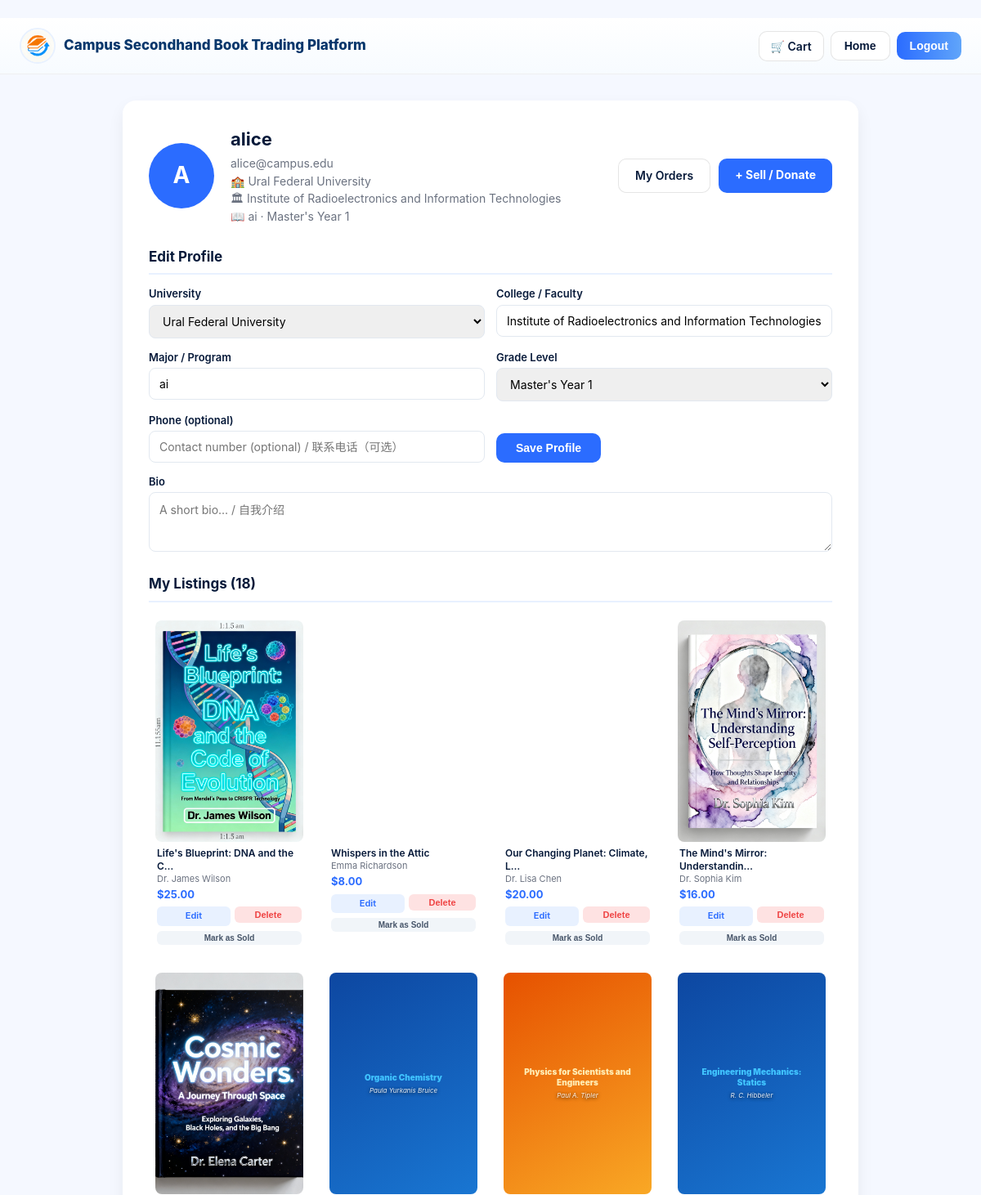
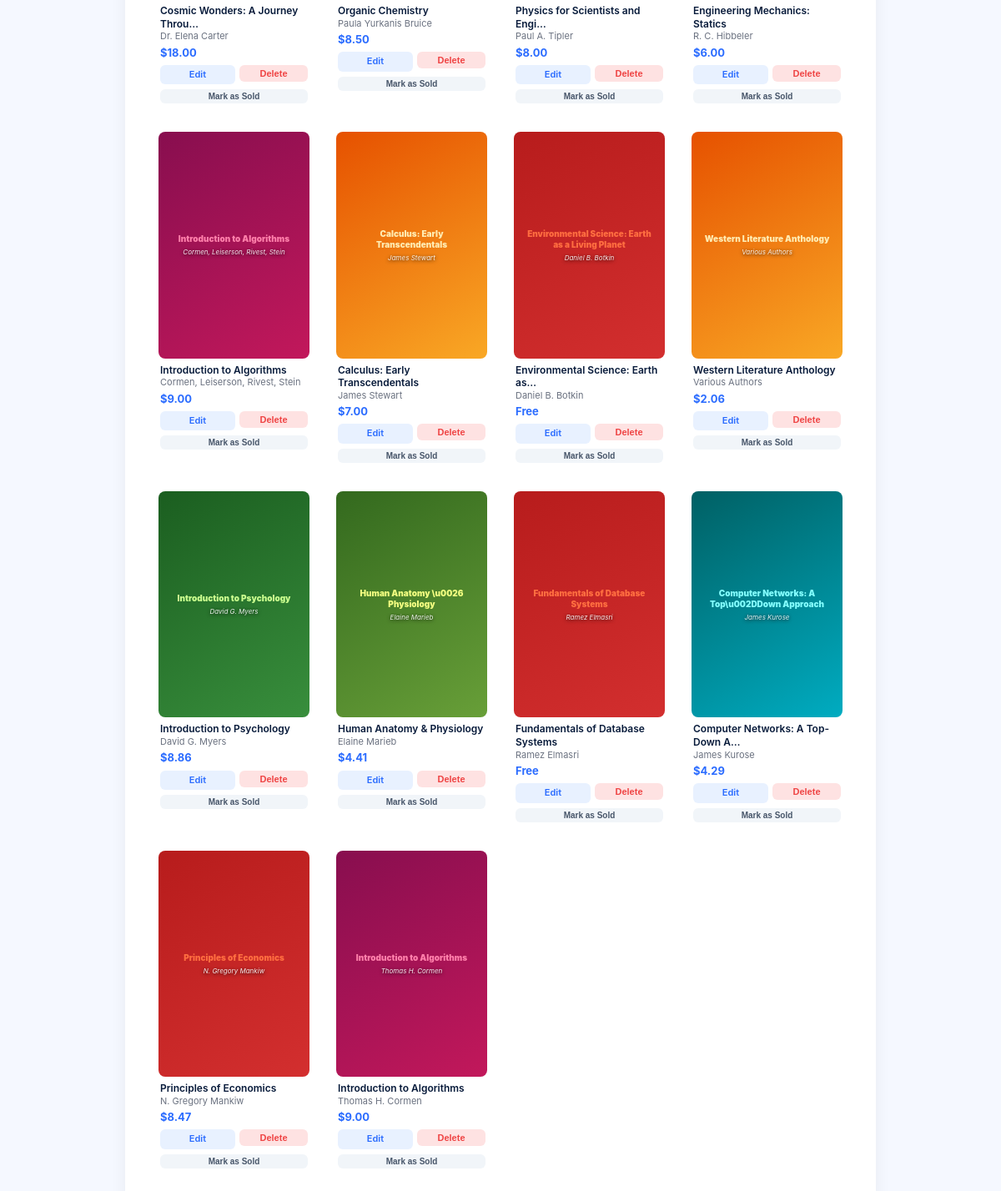
Screenshot of /profile/ (signed in) with the database file from the repository (2 pictures, top to bottom).
### users/models.py (models this page shows, shortened)
class UserProfile(models.Model):
    GRADE_CHOICES = [
        ('elem', 'Elementary School'),
        ('middle', 'Middle School'),
        ('hs', 'High School'),
        ('1', 'Freshman (Year 1)'),
        ('2', 'Sophomore (Year 2)'),
        ('3', 'Junior (Year 3)'),
        ('4', 'Senior (Year 4)'),
        ('ms1', "Master's Year 1"),
        ('ms2', "Master's Year 2"),
        ('ms3', "Master's Year 3"),
        ('phd1', 'PhD Year 1'),
        ('phd2', 'PhD Year 2'),
        ('phd3', 'PhD Year 3'),
        ('phd4', 'PhD Year 4'),
        ('phd5', 'PhD Year 5+'),
    ]
    user = models.OneToOneField(User, on_delete=models.CASCADE, related_name='profile')
    university = models.ForeignKey(
        University, on_delete=models.SET_NULL, null=True, blank=True,
        verbose_name='University / 学校'
    )
    college = models.CharField(max_length=200, blank=True, verbose_name='College / Faculty / 学院')
    major = models.CharField(max_length=200, blank=True, verbose_name='Major / 专业')
    grade = models.CharField(
        max_length=10, choices=GRADE_CHOICES, blank=True,
        verbose_name='Grade / 年级'
    )
    bio = models.TextField(blank=True, verbose_name='Bio / 自我介绍')
    phone = models.CharField(max_length=20, blank=True, verbose_name='Phone / 电话')
    class Meta:
        verbose_name = 'User Profile / 用户资料'
        verbose_name_plural = 'User Profiles / 用户资料列表'
    @property
    def grade_label(self):
        return dict(self.GRADE_CHOICES).get(self.grade, '')

### books/models.py (models this page shows, shortened)
class University(models.Model):
    name = models.CharField(max_length=200, verbose_name='University Name')
    country = models.CharField(max_length=100, default='China', verbose_name='Country')
    abbreviation = models.CharField(max_length=20, blank=True, verbose_name='Abbreviation')
    description = models.TextField(blank=True, verbose_name='Description')
    is_featured = models.BooleanField(default=False, verbose_name='Featured (appears first)')
    class Meta:
        ordering = ['-is_featured', 'name']
        verbose_name = 'University'
        verbose_name_plural = 'Universities'
    def __str__(self):
        return self.name

class Book(models.Model):
    CONDITION_CHOICES = [
        ('like_new', 'Like New (98%)'),
        ('good', 'Good (85%)'),
        ('used', 'Used (70%)'),
    ]
    CATEGORY_CHOICES = [
        ('arts', 'Arts & Humanities'),
        ('business', 'Business & Management'),
        ('cs', 'Computer Science & IT'),
        ('math', 'Mathematics & Statistics'),
        ('engineering', 'Engineering'),
        ('education', 'Education'),
        ('social', 'Social Sciences'),
        ('natural', 'Natural Sciences'),
        ('health', 'Health & Medicine'),
        ('other', 'Other'),
    ]
    GRADE_CHOICES = [
        ('elem', 'Elementary School'),
        ('middle', 'Middle School'),
        ('hs', 'High School'),
        ('1', 'Freshman (Year 1)'),
        ('2', 'Sophomore (Year 2)'),
        ('3', 'Junior (Year 3)'),
        ('4', 'Senior (Year 4)'),
        ('ms1', "Master's Year 1"),
        ('ms2', "Master's Year 2"),
        ('ms3', "Master's Year 3"),
        ('phd1', 'PhD Year 1'),
        ('phd2', 'PhD Year 2'),
        ('phd3', 'PhD Year 3'),
        ('phd4', 'PhD Year 4'),
        ('phd5', 'PhD Year 5+'),
    ]
    title = models.CharField(max_length=300, verbose_name='Book Title / 书名')
    author = models.CharField(max_length=200, verbose_name='Author / 作者')
    price = models.DecimalField(
        max_digits=8, decimal_places=2, null=True, blank=True,
        verbose_name='Price / 价格'
    )
    description = models.TextField(blank=True, verbose_name='Description / 描述')
    cover = models.ImageField(
        upload_to='covers/', blank=True, null=True,
        verbose_name='Cover Image / 封面图'
    )
    university = models.ForeignKey(
        University, on_delete=models.SET_NULL, null=True, blank=True,
        related_name='books', verbose_name='University / 学校'
    )
    college = models.CharField(max_length=200, blank=True, verbose_name='College / Faculty / 学院')
    program = models.CharField(max_length=200, blank=True, verbose_name='Major / Program / 专业')
    grade = models.CharField(
        max_length=10, choices=GRADE_CHOICES, blank=True,
        verbose_name='Grade Level / 年级'
    )
    course = models.CharField(max_length=200, blank=True, verbose_name='Course / 课程')
    category = models.CharField(
        max_length=20, choices=CATEGORY_CHOICES, blank=True,
        verbose_name='Category / 分类'
    )
    condition = models.CharField(
        max_length=10, choices=CONDITION_CHOICES, default='good',
        verbose_name='Condition / 成色'
    )
    year_published = models.IntegerField(
        null=True, blank=True, verbose_name='Year Published / 出版年份'
    )
    seller = models.ForeignKey(
        User, on_delete=models.CASCADE, related_name='books',
        verbose_name='Seller / 卖家'
    )
    created_at = models.DateTimeField(auto_now_add=True, verbose_name='Listed At / 上架时间')
    is_sold = models.BooleanField(default=False, verbose_name='Is Sold / 已售')
    class Meta:
        ordering = ['-created_at']
        verbose_name = 'Book / 书籍'
        verbose_name_plural = 'Books / 书籍列表'

### users/views.py (the view)
# urls.py: path('profile/', views.profile_view, name='profile'),
@login_required
def profile_view(request):
    profile = request.user.profile
    form = ProfileForm(request.POST or None, instance=profile)
    if request.method == 'POST' and form.is_valid():
        form.save()
        messages.success(request, 'Profile updated successfully.')
        return redirect('users:profile')
    my_books = Book.objects.filter(seller=request.user).order_by('-created_at')
    return render(request, 'profile.html', {
        'profile': profile,
        'form': form,
        'my_books': my_books,
    })

### templates/profile.html (shortened to what this page needs)
﻿{% load static %}
<!DOCTYPE html>
<html lang="en">
<head>
  <link rel="stylesheet" href="{% static 'css/base.css' %}">
</head>
<body>
<header class="header">
  <div class="header-left">
    <a href="{% url 'books:home' %}" style="text-decoration:none;display:flex;align-items:center;gap:10px;">
      <img src="{% static 'img/logo.png' %}" class="logo" alt="Logo">
      <span class="site-title">Campus Secondhand Book Trading Platform</span>
    </a>
  </div>
  <div class="header-right">
    <a href="{% url 'books:cart' %}" class="cart-btn">🛒 Cart</a>
    <button class="btn-outline" onclick="location.href='{% url 'books:home' %}'">Home</button>
    <form method="post" action="{% url 'users:logout' %}" style="display:inline;">
      <button type="submit" class="btn-solid">Logout</button>
    </form>
  </div>
</header>
<div class="profile-page">
  <div class="profile-header">
    <div class="avatar">{{ user.username|first|upper }}</div>
    <div class="profile-info">
      <h2>{{ user.get_full_name|default:user.username }}</h2>
      <p>{{ user.email }}</p>
      {% if profile.university %}<p>🏫 {{ profile.university.name }}</p>{% endif %}
      {% if profile.college %}<p>🏛 {{ profile.college }}</p>{% endif %}
      {% if profile.major %}<p>📖 {{ profile.major }}{% if profile.grade %} · {{ profile.grade_label }}{% endif %}</p>{% endif %}
    </div>
    <div style="display:flex;gap:10px;margin-left:auto;">
      <a href="{% url 'books:orders' %}" class="btn-outline"
         style="padding:10px 20px;text-decoration:none;border-radius:10px;font-size:14px;">
        My Orders
      </a>
      <a href="{% url 'books:create' %}" class="btn-primary"
         style="padding:10px 20px;text-decoration:none;border-radius:10px;font-size:14px;">
        + Sell / Donate
      </a>
    </div>
  </div>
  <div class="section-title">Edit Profile</div>
  <form method="post" action="{% url 'users:profile' %}">
    <div class="profile-form-grid">
      <div><label>University</label>{{ form.university }}</div>
      <div><label>College / Faculty</label>{{ form.college }}</div>
      <div><label>Major / Program</label>{{ form.major }}</div>
      <div><label>Grade Level</label>{{ form.grade }}</div>
      <div><label>Phone (optional)</label>{{ form.phone }}</div>
      <div style="display:flex;align-items:flex-end;">
        <button type="submit" class="btn-primary" style="padding:10px 24px;font-size:14px;">Save Profile</button>
      </div>
      <div class="form-full"><label>Bio</label>{{ form.bio }}</div>
    </div>
  </form>
  <div class="section-title">My Listings ({{ my_books.count }})</div>
  {% if my_books %}
  <div class="my-books-grid">
    {% for book in my_books %}
    <div class="card" onclick="location.href='{% url 'books:detail' book.pk %}'"
         style="cursor:pointer;position:relative;padding:8px;">
      {% if book.cover %}
      <div style="width:100%;aspect-ratio:2/3;border-radius:8px;background:url('{{ book.cover.url }}') center/cover;"></div>
      {% else %}
      <div class="auto-cover"
           data-title="{{ book.title|escapejs }}"
           data-author="{{ book.author|escapejs }}"
           style="width:100%;aspect-ratio:2/3;border-radius:8px;display:flex;flex-direction:column;align-items:center;justify-content:center;padding:8px;text-align:center;gap:4px;"></div>
      {% endif %}
      <div style="padding:6px 2px 2px;">
        <div style="font-size:12px;font-weight:600;color:#071a3a;line-height:1.3;">{{ book.title|truncatechars:32 }}</div>
        <div style="font-size:11px;color:#6b7280;">{{ book.author }}</div>
        <div style="font-weight:700;color:#2b6cff;font-size:13px;margin-top:2px;">
          {% if book.price %}${{ book.price }}{% else %}Free{% endif %}
        </div>
      </div>
      <div style="display:flex;gap:5px;padding:4px 2px;">
        <a href="{% url 'books:edit' book.pk %}" onclick="event.stopPropagation();"
           style="flex:1;text-align:center;font-size:11px;padding:4px;background:#e8f1ff;color:#2b6cff;border-radius:6px;text-decoration:none;font-weight:600;">Edit</a>
        <form method="post" action="{% url 'books:delete' book.pk %}"
              onsubmit="event.stopPropagation();return confirm('Delete this listing?');" style="flex:1;">
          <button type="submit"
                  style="width:100%;font-size:11px;padding:4px;background:#fee2e2;color:#ef4444;border:none;border-radius:6px;cursor:pointer;font-weight:600;">Delete</button>
        </form>
      </div>
      <form method="post" action="{% url 'books:mark_sold' book.pk %}"
            onsubmit="event.stopPropagation();" style="padding:2px;">
        <button type="submit"
                style="width:100%;font-size:10px;padding:3px;border:none;border-radius:6px;cursor:pointer;font-weight:600;
                       {% if book.is_sold %}background:#d1fae5;color:#065f46;{% else %}background:#f1f5f9;color:#475569;{% endif %}">
          {% if book.is_sold %}✓ Sold — click to relist{% else %}Mark as Sold{% endif %}
        </button>
      </form>
    </div>
    {% endfor %}
  </div>
  {% endif %}
</div>
</body>
</html>

### static/css/base.css (style rules this page uses)
:root { --bg: #f5f8ff; --card: #ffffff; --muted: #6b7280; --accent: #2b6cff; --accent-2: #60a5fa; --btn: #ffd44d; --btn-text: #1f3a93; --radius: 12px; --shadow: 0 8px 20px rgba(2, 6, 23, 0.06); font-family: Inter, "Helvetica Neue", Arial, sans-serif; }
* { box-sizing: border-box; margin: 0; padding: 0; }
html, body { height: 100%; }
body { background: var(--bg); color: #0f172a; font-size: 16px; line-height: 1.4; }
.header, .site-header { display: flex; align-items: center; justify-content: space-between; padding: 12px 24px; background: linear-gradient(180deg, #fff, #f7fbff); border-bottom: 1px solid rgba(0, 0, 0, 0.06); position: sticky; top: 0; z-index: 50; gap: 12px; }
.header-left { display: flex; align-items: center; gap: 12px; }
.header-right { display: flex; align-items: center; gap: 8px; }
.logo { width: 44px; height: 44px; object-fit: cover; border-radius: 50%; border: 2px solid #e8f1ff; flex-shrink: 0; }
.site-title { font-size: 17px; font-weight: 800; color: #07366b; white-space: nowrap; }
.btn-primary { background: var(--accent); color: white; padding: 9px 16px; border-radius: 10px; border: none; cursor: pointer; font-weight: 700; font-size: 14px; text-decoration: none; display: inline-block; }
.btn-solid { background: linear-gradient(90deg, var(--accent), var(--accent-2)); color: white; padding: 9px 16px; border-radius: 10px; border: none; cursor: pointer; font-weight: 700; font-size: 14px; }
.btn-outline { background: white; border: 1.5px solid rgba(0, 0, 0, 0.1); padding: 9px 16px; border-radius: 10px; cursor: pointer; font-weight: 600; font-size: 14px; color: #071a3a; }
.cart-btn { position: relative; display: inline-flex; align-items: center; gap: 5px; background: white; border: 1.5px solid rgba(0,0,0,0.1); padding: 8px 14px; border-radius: 10px; cursor: pointer; font-size: 14px; font-weight: 600; color: #071a3a; text-decoration: none; }
.input, textarea, select { width: 100%; padding: 10px 12px; border-radius: 8px; border: 1.5px solid #e2e8f0; font-size: 14px; outline: none; transition: border-color 0.2s; font-family: inherit; }
.auto-cover { display: flex !important; flex-direction: column; justify-content: space-between; overflow: hidden; position: relative; }

### templates/profile.html (style rules this page uses)
.profile-page { max-width: 900px; margin: 32px auto; background: var(--card); padding: 32px; border-radius: 16px; box-shadow: var(--shadow); }
.profile-header { display: flex; align-items: center; gap: 20px; margin-bottom: 28px; }
.avatar { width: 80px; height: 80px; border-radius: 50%; background: #2b6cff; display: flex; align-items: center; justify-content: center; font-size: 28px; font-weight: 700; color: #fff; flex-shrink: 0; }
.profile-info h2 { font-size: 22px; color: #071a3a; margin-bottom: 4px; }
.profile-info p { font-size: 14px; color: #6b7280; margin-top: 2px; }
.section-title { font-size: 17px; font-weight: 700; color: #071a3a; margin: 28px 0 14px; border-bottom: 2px solid #e8f1ff; padding-bottom: 8px; }
.profile-form-grid { display: grid; grid-template-columns: 1fr 1fr; gap: 14px; }
.form-full { grid-column: 1 / -1; }
label { font-size: 13px; font-weight: 600; color: #071a3a; display: block; margin-bottom: 4px; }
.my-books-grid { display: grid; grid-template-columns: repeat(auto-fill, minmax(155px, 1fr)); gap: 16px; }

### rows the page displays
UserProfile: university.name "Ural Federal University", college "Institute of Radioelectronics and Information Technologies", major "ai", grade_label "Master's Year 1", university "Ural Federal University", grade "Master's Year 1"
Book: cover (picture), title "Life's Blueprint: DNA and the C…", author "Dr. James Wilson", price "25.00", is_sold "Mark as Sold"
Book: title "Whispers in the Attic", author "Emma Richardson", price "8.00", is_sold "Mark as Sold"
Book: title "Our Changing Planet: Climate, L…", author "Dr. Lisa Chen", price "20.00", is_sold "Mark as Sold"
Book: cover (picture), title "The Mind's Mirror: Understandin…", author "Dr. Sophia Kim", price "16.00", is_sold "Mark as Sold"
Book: cover (picture), title "Cosmic Wonders: A Journey Throu…", author "Dr. Elena Carter", price "18.00", is_sold "Mark as Sold"
Book: title "Organic Chemistry", author "Paula Yurkanis Bruice", price "8.50", is_sold "Mark as Sold"
Book: title "Physics for Scientists and Engi…", author "Paul A. Tipler", price "8.00", is_sold "Mark as Sold"
Book: title "Engineering Mechanics: Statics", author "R. C. Hibbeler", price "6.00", is_sold "Mark as Sold"
Book: title "Introduction to Algorithms", author "Cormen, Leiserson, Rivest, Stein", price "9.00", is_sold "Mark as Sold"
Book: title "Calculus: Early Transcendentals", author "James Stewart", price "7.00", is_sold "Mark as Sold"
Book: title "Environmental Science: Earth as…", author "Daniel B. Botkin", shows "Free", is_sold "Mark as Sold"
Book: title "Western Literature Anthology", author "Various Authors", price "2.06", is_sold "Mark as Sold"
Book: title "Introduction to Psychology", author "David G. Myers", price "8.86", is_sold "Mark as Sold"
Book: title "Human Anatomy & Physiology", author "Elaine Marieb", price "4.41", is_sold "Mark as Sold"
Book: title "Fundamentals of Database Systems", author "Ramez Elmasri", shows "Free", is_sold "Mark as Sold"
Book: title "Computer Networks: A Top-Down A…", author "James Kurose", price "4.29", is_sold "Mark as Sold"
Book: title "Principles of Economics", author "N. Gregory Mankiw", price "8.47", is_sold "Mark as Sold"
Book: title "Introduction to Algorithms", author "Thomas H. Cormen", price "9.00", is_sold "Mark as Sold"

### other values shown
{{ user.username|first|upper }} "A"
{{ user.get_full_name|default:user.username }} "alice"
{{ user.email }} "alice@campus.edu"
{{ my_books.count }} "18"
